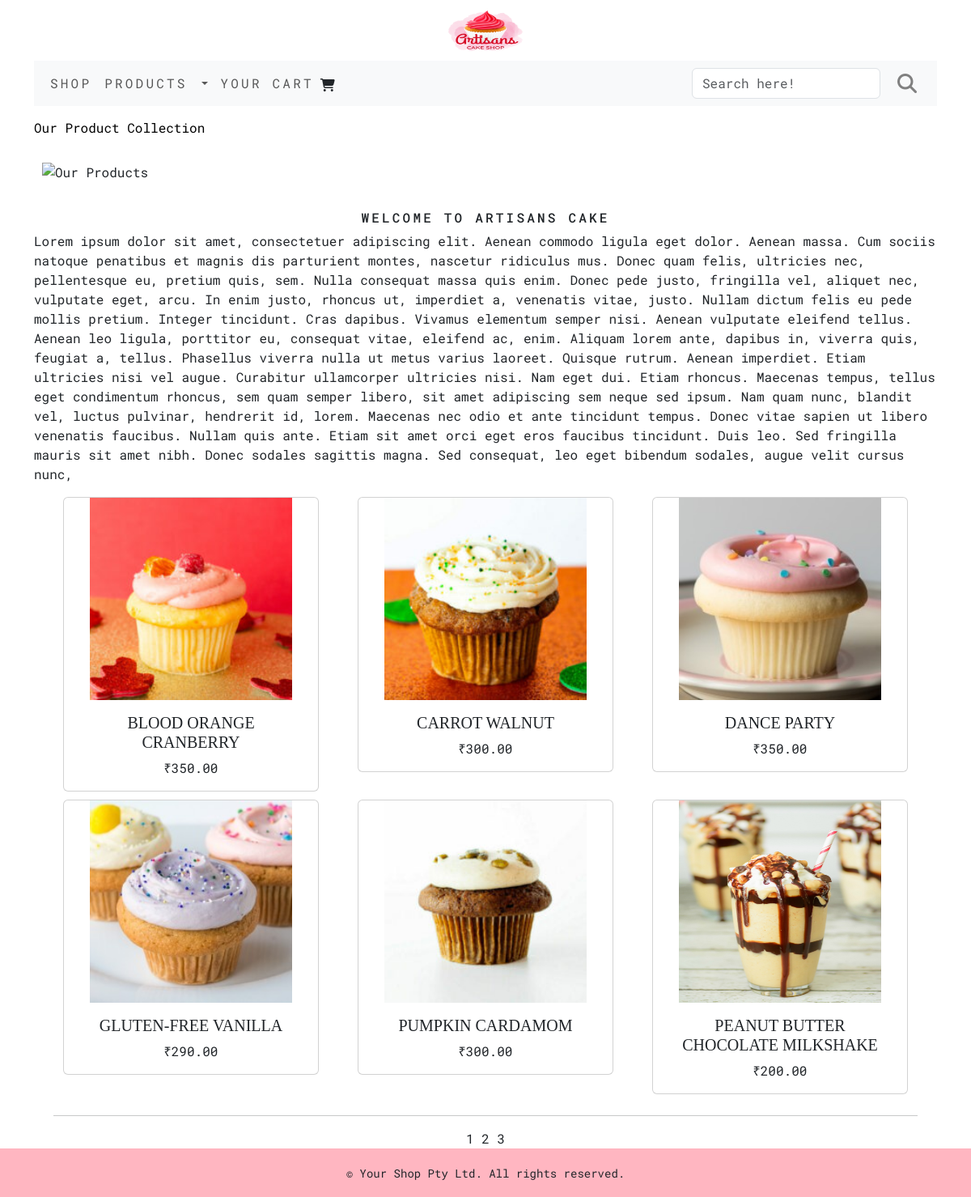
The app's page /shop/ with its own data.
### shopApp/models.py (models this page shows, shortened)
class Product(models.Model):
    prod_name = models.CharField(max_length=250, unique=True)
    slug = models.SlugField(max_length=250, unique=True)
    prod_desc = models.TextField(blank=True)
    prod_price = models.DecimalField(max_digits=10, decimal_places=2)
    category = models.ForeignKey(Category, on_delete=models.CASCADE)
    prod_image = models.ImageField(upload_to='product', blank=True)
    stock = models.IntegerField()
    availability = models.BooleanField(default=True)
    created = models.DateTimeField(auto_now_add=True)
    updated = models.DateTimeField(auto_now=True)
    class Meta:
        ordering = ('prod_name',)
        verbose_name = 'product'
        verbose_name_plural = 'products'
    def get_url(self):
        return reverse('shopApp:productDetail', args=[self.category.slug, self.slug])

### shopApp/views.py (the view)
# urls.py: path('', views.AllProductCat, name='allProductCat'),
def AllProductCat(request, c_slug=None,):
    c_page = None
    products_list = None
    if c_slug != None:
        c_page = get_object_or_404(Category, slug=c_slug)
        products_list = Product.objects.all().filter(category=c_page, availability=True)
    else:
        products_list = Product.objects.all().filter(availability=True)
    paginator = Paginator(products_list, 6)
    try:
        page = int(request.GET.get('page', '1'))
    except:
        page = 1
    try:
        products = paginator.page(page)
    except (EmptyPage,InvalidPage):
        products = paginator.page(paginator.num_pages)
    return render(request, 'category.html', {'category':c_page, 'products':products})

### Cart/context_processors.py (called while the page is built)
def counter(request):
    counter = 0
    if 'admin' in request.path:
        return{}
    else:
        try:
            cart = Cart.objects.filter(cart_id=_cart_id(request))
            cart_items = CartItem.objects.all().filter(cart=cart[:1])
            for cart_item in cart_items:
                counter += cart_item.quantity
        except Cart.DoesNotExist:
            counter = 0
    return  dict(counter=counter)

### Cart/views.py (called while the page is built)
def _cart_id(request):
    cart = request.session.session_key
    if not cart:
        cart = request.session.create()
    print(Cart.cart_id , "-->this is key")
    return cart

### shopApp/context_processors.py (called while the page is built)
def menu_links(request):
    links = Category.objects.all()
    return dict(links=links)

### shopApp/models.py (called while the page is built)
    def get_url(self):
        return reverse('shopApp:product_by_category', args=[self.slug])

### templates/category.html (shortened to what this page needs)
{% extends 'base.html' %}
{% load static %}
{% block content %}
        <div>
            <div class="row my-row-class">
                <div class="mx-auto">
                    <p>
                        <a href="{% url 'shopApp:allProductCat' %}">Our Product Collection </a>
                    </p>
                </div>
            </div>
        </div>
{% if category %}
<div class="mx-auto">
    <img class="my-image" src="{{category.cat_image.url}}" alt="{{category_name}}">
</div>
    </br>
<div>
    <h1 class="text-center my-title">{{category.category_name}}</h1>
    <p class="text-justify">{{category.category_desc}}</p>
</div>
<br/>
    {% else %}
<div>
    <img class="my-image my-image-padding" src="{% static 'img/banner.png' %}" alt="Our Products">
</div>
<br>
<div>
    <h1 class="text-center my-title">Welcome to Artisans Cake</h1>
    <p class="text-justify"> Lorem ipsum dolor sit amet, consectetuer adipiscing elit. Aenean commodo ligula eget dolor. Aenean massa. Cum sociis natoque penatibus et magnis dis parturient montes, nascetur ridiculus mus. Donec quam felis, ultricies nec, pellentesque eu, pretium quis, sem. Nulla consequat massa quis enim. Donec pede justo, fringilla vel, aliquet nec, vulputate eget, arcu. In enim justo, rhoncus ut, imperdiet a, venenatis vitae, justo. Nullam dictum felis eu pede mollis pretium. Integer tincidunt. Cras dapibus. Vivamus elementum semper nisi. Aenean vulputate eleifend tellus. Aenean leo ligula, porttitor eu, consequat vitae, eleifend ac, enim. Aliquam lorem ante, dapibus in, viverra quis, feugiat a, tellus. Phasellus viverra nulla ut metus varius laoreet. Quisque rutrum. Aenean imperdiet. Etiam ultricies nisi vel augue. Curabitur ullamcorper ultricies nisi. Nam eget dui. Etiam rhoncus. Maecenas tempus, tellus eget condimentum rhoncus, sem quam semper libero, sit amet adipiscing sem neque sed ipsum. Nam quam nunc, blandit vel, luctus pulvinar, hendrerit id, lorem. Maecenas nec odio et ante tincidunt tempus. Donec vitae sapien ut libero venenatis faucibus. Nullam quis ante. Etiam sit amet orci eget eros faucibus tincidunt. Duis leo. Sed fringilla mauris sit amet nibh. Donec sodales sagittis magna. Sed consequat, leo eget bibendum sodales, augue velit cursus nunc,
    </p>
</div>
{% endif %}
<div class="container">
    <div class="row mx-auto">
        {% for product in products.object_list %}
        <div class="my-bottom-margin col-9 col-md-4 col-sm-12 col-lg-4">
            <div class="container">
                <div class="card text-center" style="min-width: 18rem;">
                   <a href="{{product.get_url}}"><img class="card-image-top my-prod-image" src="{{product.prod_image.url}}" alt="{{product.prod_name}}"></a>
                  <div class="card-body">
                    <h5 class="card-text">{{product.prod_name}}</h5>
                      <p class="card-text">&#x20b9;{{product.prod_price}}</p>
                  </div>
                </div>
            </div>
        </div>
        {% endfor %}
        <div class="mx-auto">
            {% if products.paginator.num_pages > 1 %}
           <hr>
            <div class="text-center">
                {% for pg in products.paginator.page_range %}
                <a href="?page={{pg}}" class="btn-btn-light btn-sm {% if products.number == pg %}active {% endif %}">{{pg}}</a>
                {% endfor %}
            </div>
             {% endif %}
        </div>
        <br>
    </div>
</div>
{% endblock %}

### templates/base.html (shortened to what this page needs)
{% load static %}
<!doctype html>
<html lang="en">
<head>
    <link href="{% static 'css/bootstrap.min.css' %}" rel="stylesheet">
     <link rel="stylesheet" href="{% static 'css/custom.css' %}">
</head>
<body>
<div class="container">
    {% include 'header.html' %}
    {% include 'navbar.html' %}
    {% block content %}
    {% endblock %}
</div>
{% include 'footer.html' %}
</body>
</html>

### templates/header.html
{% load static %}
<header>
    <div>
        <center>
        <a href="{% url 'shopApp:allProductCat' %}"><img src="{% static 'img/logo.png' %}" alt="logoimage" style="width:130px; height:75px;"></a>
        </center>
    </div>
</header>

### templates/navbar.html (shortened to what this page needs)
<nav class="navbar navbar-expand-lg bg-body-tertiary">
  <div class="container-fluid">
    <div class="collapse navbar-collapse" id="navbarSupportedContent">
      <ul class="navbar-nav me-auto mb-2 mb-lg-0">
        <li class="nav-item">
          <a class="nav-link" href="{% url 'shopApp:allProductCat' %}">Shop</a>
        </li>
        <li class="nav-item dropdown {% if 'shop' in request.path %}active{% endif %}">
          <a class="nav-link dropdown-toggle" href="#" role="button" data-bs-toggle="dropdown" aria-expanded="false">
            Products
          </a>
        </li>
        <li class="nav-item">
          <div class="display-flex">
              <div>
                <a class="nav-link" href="{% url 'cart:cart_detail' %}">Your Cart</a>
              </div>
              <div class="display-flex" style="margin-top:10px;">
                  <div>
                    <i class="fa-solid fa-cart-shopping"></i>
                  </div>
              </div>
          </div>
        </li>
      </ul>
      <form class="d-flex" action="{% url 'search:searchResult' %}" method="GET">
        <input type="search" name="search" class="form-control me-2" placeholder="Search here!">
        <button type="submit" class="btn btn-clear"><i class="fa-solid fa-magnifying-glass fa-xl" style="color:grey;"></i></button>
      </form>
    </div>
  </div>
</nav>

### templates/footer.html
{% load static %}
<div class="footer navbar-fixed-bottom my-footer">
  <p class="text-center">&copy; Your Shop Pty Ltd. All rights reserved.</p>
</div>

### static/css/custom.css (style rules this page uses)
body { font-family: 'Roboto Mono', monospace; }
.display-flex { display:flex; }
.nav-item { letter-spacing:.2em; font-size:16px; text-transform:uppercase; }
.my-footer { background-color:LightPink; height:60px; }
.my-footer p { padding-top:20px; font-size:14px; }
.my-row-class { padding-top:15px; }
.my-row-class .mx-auto { color:black; }
a { color:inherit; font-size:16px; text-decoration: none; }
.my-image { width:100%; height:580px; }
.my-title { font-size:16px; text-transform:uppercase; letter-spacing:.2em; }
.my-image-padding { padding:10px; margin-top:5px; }
.my-prod-image { width:250px; height:250px; }
.my-bottom-margin { margin-bottom:10px; }
.card-body h5 { font-family: "Times New Roman", Times, serif; text-transform:uppercase; text-spacing:.2em; }

### records on screen
Product: prod_image (picture), prod_name "BLOOD ORANGE CRANBERRY", prod_price "350.00"
Product: prod_image (picture), prod_name "CARROT WALNUT", prod_price "300.00"
Product: prod_image (picture), prod_name "DANCE PARTY", prod_price "350.00"
Product: prod_image (picture), prod_name "GLUTEN-FREE VANILLA", prod_price "290.00"
Product: prod_image (picture), prod_name "PUMPKIN CARDAMOM", prod_price "300.00"
Product: prod_image (picture), prod_name "PEANUT BUTTER CHOCOLATE MILKSHAKE", prod_price "200.00"

### other values on screen
{{ pg }} "1" "2" "3"
